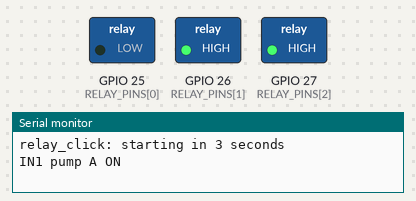
Bench run of a sketch on a simulated ESP32. On the bench: switched loads named in the sketch (green lamp = pin HIGH), the last lines printed to the serial monitor.

Above: at 4.5 s.
At 7.5 s:
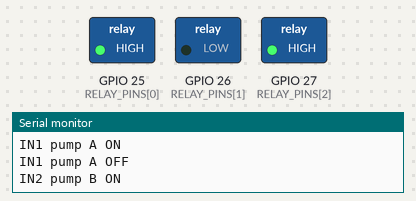
At 10.5 s:
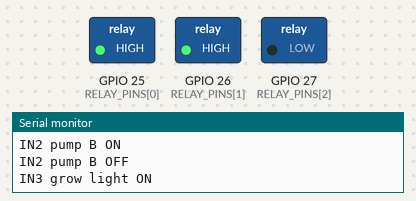
At 20.0 s:
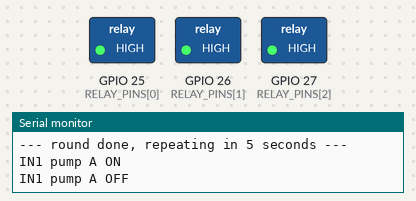
Timing chart, 0 to 22.2 s (numbered marks = the images above):
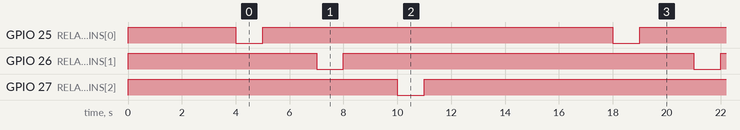

The sketch:

relay_click.ino
```cpp
// firmware/tests/relay_click/relay_click.ino: Throwaway sketch: click each relay channel on for 1 second, one at a time. Owner: Role 1 (firmware).
// Not project code. The relay is ACTIVE LOW: LOW turns a channel on, HIGH turns it off.
// Channels: IN1 = GPIO 25 (pump A), IN2 = GPIO 26 (pump B), IN3 = GPIO 27 (grow light).
// Open Serial Monitor at 115200 baud.

const int RELAY_PINS[] = {25, 26, 27};
const char *RELAY_NAMES[] = {"IN1 pump A", "IN2 pump B", "IN3 grow light"};
const int RELAY_COUNT = 3;
const unsigned long ON_MS = 1000;   // how long each channel stays on
const unsigned long GAP_MS = 2000;  // pause between channels

void allOff() {
  for (int i = 0; i < RELAY_COUNT; i++) digitalWrite(RELAY_PINS[i], HIGH);
}

void setup() {
  Serial.begin(115200);
  for (int i = 0; i < RELAY_COUNT; i++) {
    digitalWrite(RELAY_PINS[i], HIGH);  // set off before the pin becomes an output
    pinMode(RELAY_PINS[i], OUTPUT);
  }
  allOff();
  delay(1000);
  Serial.println("relay_click: starting in 3 seconds");
  delay(3000);
}

void loop() {
  for (int i = 0; i < RELAY_COUNT; i++) {
    Serial.print(RELAY_NAMES[i]);
    Serial.println(" ON");
    digitalWrite(RELAY_PINS[i], LOW);
    delay(ON_MS);
    digitalWrite(RELAY_PINS[i], HIGH);
    Serial.print(RELAY_NAMES[i]);
    Serial.println(" OFF");
    delay(GAP_MS);
  }
  Serial.println("--- round done, repeating in 5 seconds ---");
  delay(5000);
}
```

Measured:
- by itself, GPIO 25 (RELAY_PINS[0]), GPIO 26 (RELAY_PINS[1]), GPIO 27 (RELAY_PINS[2]): alternates HIGH for 13.0 s and LOW for 1.0 s
- by itself, everything shown: repeats every 14.0 s, in 6 steps
